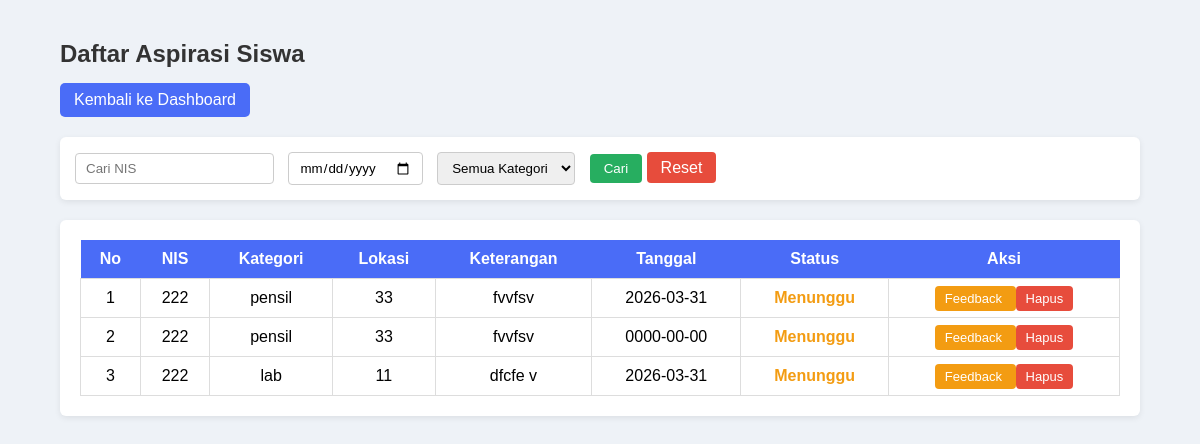
The app's page /admin/data-aspirasi.php?nis=222 (signed in), older data.
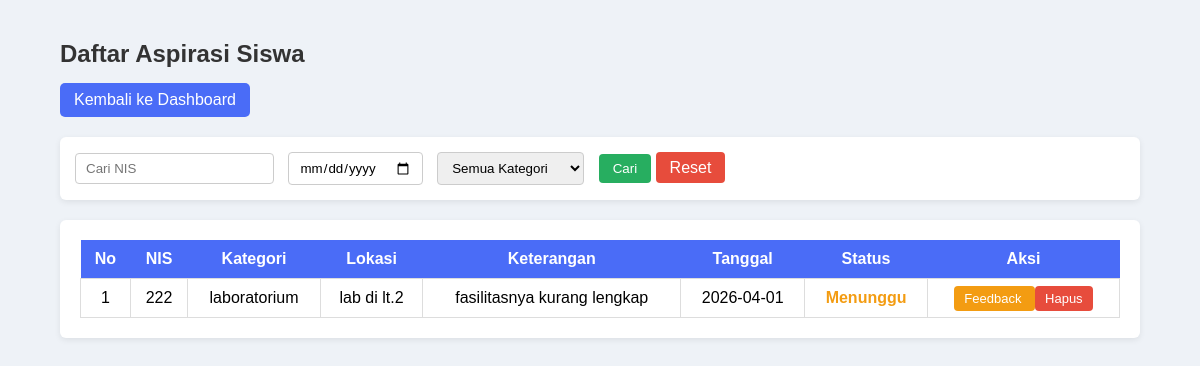
The same page, newer data.
### tables this page shows
CREATE TABLE `input_aspirasi` (
  `id_pelaporan` int(5) NOT NULL,
  `nis` varchar(20) NOT NULL,
  `id_kategori` int(5) NOT NULL,
  `lokasi` varchar(50) NOT NULL,
  `ket` varchar(50) NOT NULL,
  `tgl_input` date NOT NULL
);

CREATE TABLE `kategori` (
  `id_kategori` int(5) NOT NULL,
  `ket_kategori` varchar(30) NOT NULL
);

### admin/data-aspirasi.php (the view, shortened to what this page needs)
<?php
include "../db.php";
$nis      = isset($_GET['nis']) ? $_GET['nis'] : '';
$sql = "
SELECT
    input_aspirasi.*,
    aspirasi.status,
    kategori.ket_kategori
FROM input_aspirasi
LEFT JOIN aspirasi
    ON input_aspirasi.id_pelaporan = aspirasi.id_pelaporan
LEFT JOIN kategori
    ON input_aspirasi.id_kategori = kategori.id_kategori
WHERE 1=1
";
if($nis != ''){
    $sql .= " AND input_aspirasi.nis LIKE '%$nis%'";
}
$sql .= " ORDER BY input_aspirasi.id_pelaporan DESC";
$query = mysqli_query($koneksi, $sql);
?>
<!DOCTYPE html>
<html>
<head>
<link rel="stylesheet" href="../css/data-aspirasi.css">
</head>
<body>
<div class="wrapper">
<h2>Daftar Aspirasi Siswa</h2>
<a href="dashboard.php" class="btn-kembali">
Kembali ke Dashboard
</a>
<div class="filter-box">
<form method="GET">
<input
type="text"
name="nis"
placeholder="Cari NIS"
>
<input
type="date"
name="tanggal"
>
<select name="kategori">
<option value="">
Semua Kategori
</option>
</select>
<button type="submit" class="btn-cari">
Cari
</button>
<a href="data-aspirasi.php" class="btn-reset">
Reset
</a>
</form>
</div>
<div class="table-box">
<table>
<tr>
<th>No</th>
<th>NIS</th>
<th>Kategori</th>
<th>Lokasi</th>
<th>Keterangan</th>
<th>Tanggal</th>
<th>Status</th>
<th>Aksi</th>
</tr>
<?php
if(mysqli_num_rows($query) == 0){
?>
<tr>
<td colspan="8" class="kosong">
Belum ada data aspirasi
</td>
</tr>
<?php
}else{
$no = 1;
while($data = mysqli_fetch_assoc($query)){
?>
<tr>
<td><?php echo $no++; ?></td>
<td><?php echo $data['nis']; ?></td>
<td><?php echo $data['ket_kategori']; ?></td>
<td><?php echo $data['lokasi']; ?></td>
<td><?php echo $data['ket']; ?></td>
<td><?php echo $data['tgl_input']; ?></td>
<td class="status">
<?php echo $data['status'] ? ucfirst($data['status']) : 'Menunggu'; ?>
</td>
<td>
<a
href="feedback.php?id=<?php echo $data['id_pelaporan']; ?>"
class="btn-feedback"
>
Feedback
</a>
<a
href="hapus.php?id=<?php echo $data['id_pelaporan']; ?>"
class="btn-hapus"
onclick="return confirm('Yakin ingin hapus data?')"
>
Hapus
</a>
</td>
</tr>
<?php
}
?>
<?php
}
?>
</table>
</div>
</div>
</body>
</html>

### css/data-aspirasi.css (style rules this page uses)
* { margin:0; padding:0; box-sizing:border-box; font-family:Arial, Helvetica, sans-serif; }
body { background:#eef2f7; }
.wrapper { width:90%; max-width:1100px; margin:40px auto; }
h2 { margin-bottom:15px; color:#333; }
.btn-kembali { display:inline-block; padding:8px 14px; background:#4a6cf7; color:white; text-decoration:none; border-radius:5px; margin-bottom:20px; }
.filter-box { background:white; padding:15px; border-radius:6px; margin-bottom:20px; box-shadow:0 2px 6px rgba(0,0,0,0.08); }
.filter-box input, .filter-box select { padding:7px 10px; border:1px solid #ccc; border-radius:4px; margin-right:10px; }
.btn-cari { padding:7px 14px; border:none; background:#27ae60; color:white; border-radius:4px; cursor:pointer; }
.btn-reset { padding:7px 14px; background:#e74c3c; color:white; text-decoration:none; border-radius:4px; }
.table-box { background:white; padding:20px; border-radius:6px; box-shadow:0 2px 6px rgba(0,0,0,0.08); }
table { width:100%; border-collapse:collapse; }
table th { background:#4a6cf7; color:white; padding:10px; }
table td { border:1px solid #ddd; padding:10px; text-align:center; }
.status { font-weight:bold; color:#f39c12; }
.btn-feedback { background:#f39c12; color:white; padding:5px 10px; text-decoration:none; border-radius:4px; font-size:13px; }
.btn-hapus { background:#e74c3c; color:white; padding:5px 10px; text-decoration:none; border-radius:4px; font-size:13px; }

Row changes from the older to the newer data that the page shows:
removed input_aspirasi: nis "222", id_kategori.ket_kategori "pensil", lokasi "33", ket "fvvfsv", tgl_input "2026-03-31"
no longer on this page (row edited): input_aspirasi: nis "222", id_kategori.ket_kategori "pensil", lokasi "33", ket "fvvfsv", tgl_input "0000-00-00"
changed input_aspirasi: id_kategori.ket_kategori "lab" → "laboratorium"; lokasi "11" → "lab di lt.2"; ket "dfcfe v" → "fasilitasnya kurang lengkap"; tgl_input "2026-03-31" → "2026-04-01"
